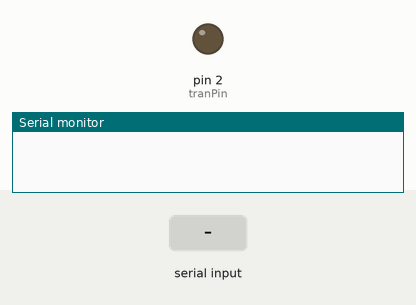
Simulated run of this sketch. Board: Arduino Uno, built with avr-gcc and run on an emulated ATmega328P. Shown: output pins drawn as LEDs (lit = HIGH), the last lines printed to the serial monitor. Dashed ring = blinking. The test bench sets the inputs (shaded band).

Above: at 1.2 s.
1.3 s: "1\n" received over Serial
At 2.35 s:
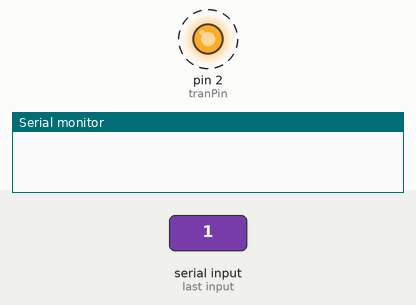
4.3 s: "2\n" received over Serial
At 6.9 s:
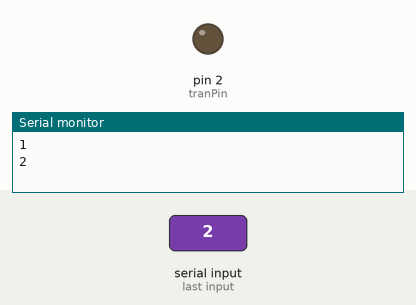
Timing chart, 0 to 8.4 s (numbered marks = the images above; inputs shaded):
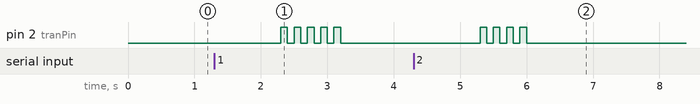

Measured:
- after the input at 1.3 s, pin 2 (tranPin): alternates HIGH for 0.10 s and LOW for 0.10 s, 10 changes in all, then stays LOW, starting after 1.0 s
- after the input at 4.3 s, pin 2 (tranPin): alternates HIGH for 0.10 s and LOW for 0.10 s, 8 changes in all, then stays LOW, starting after 1.0 s

The sketch:

digital_potentiometer.ino
```cpp
#include <C:\Users\alexc\Documents\Programming\Python\Halo_Gauntlet\digital_potentiometer\X9C.h>

const int tranPin = 2;

void pulse(int pin, int repititions) {
  for(int i = 0; i < repititions; i++){
    digitalWrite(pin, HIGH);
    delay(100);
    digitalWrite(pin, LOW);
    delay(100);
  }
}

void setup() {
  // put your setup code here, to run once:
  Serial.begin(57600);

  pinMode(tranPin, OUTPUT);
}

void loop() {
  // put your main code here, to run repeatedly:

  // see if there's incoming serial data:
  if (Serial.available() > 0)
  {
    // read the string in the serial buffer:
    String incomingString = Serial.readString();
    int incomingInt = incomingString.toInt();

    if (incomingInt == 1){
      pulse(tranPin, 5);
      Serial.println(incomingInt);
    }
    else if (incomingInt == 2){
      pulse(tranPin, 4);
      Serial.println(incomingInt);
    }
    else if (incomingInt == 3){
      pulse(tranPin, 3);
      Serial.println(incomingInt);
    }
    else if (incomingInt == 4){
      pulse(tranPin, 2);
      Serial.println(incomingInt);
    }
    else if (incomingInt == 5){
      pulse(tranPin, 1);
      Serial.println(incomingInt);
    }
    else
    {
      //digitalWrite(tranPin, LOW);
      Serial.write("INVALID INPUT.");
    }
  }
}
```

X9C.cpp
```cpp
// (licence header left out)
#include <C:\Users\alexc\Documents\Programming\Python\Halo_Gauntlet\digital_potentiometer\X9C.h>

void X9C::_deselectAndSave(){
  digitalWrite(_cs,HIGH);             // unselect chip and write current value to NVRAM
}

void X9C::_deselectNoSave(){
  digitalWrite(_inc,LOW);
  digitalWrite(_cs,HIGH);             // unselect chip
  digitalWrite(_inc,HIGH);            // always leave inc high - makes coding cleaner / easier
}

void X9C::_stepPot(uint8_t amt,uint8_t dir){
  uint8_t cnt=(amt > X9C_MAX) ? X9C_MAX:amt;
  digitalWrite(_ud,dir);              // set direction
  digitalWrite(_cs,LOW);              // select chip
  while(cnt--){
    digitalWrite(_inc,LOW);           // falling pulse triggers wiper change (xN = cnt)
    delayMicroseconds(1);
    digitalWrite(_inc,HIGH);
    delayMicroseconds(1);
  }
  delayMicroseconds(100);             // let new value settle; (datasheet P7 tIW)
}

void X9C::begin(uint8_t cs,uint8_t inc,uint8_t ud){
		_cs=cs;
    _inc=inc;
    _ud=ud;

    pinMode(_cs,OUTPUT);
    pinMode(_inc,OUTPUT);
    pinMode(_ud,OUTPUT);
}

void X9C::setPot(uint8_t pos,bool save){
  _stepPot(X9C_MAX+1,X9C_DOWN);       // crank it back to (beyond!) "zero" (usu. abt 300R for a 100k [104] pot)
  _stepPot(pos,X9C_UP);       	      // put it at abs value of where we want it...
  save ? _deselectAndSave():_deselectNoSave();
}

void X9C::setPotMax(bool save){
  _stepPot(X9C_MAX+1,X9C_UP);         // crank it up to (beyond!) max
  save ? _deselectAndSave():_deselectNoSave();
}

void X9C::setPotMin(bool save){
  _stepPot(X9C_MAX+1,X9C_DOWN);       // crank it back to (beyond!) "zero" (usu. abt 300R for a 100k [104] pot)
  save ? _deselectAndSave():_deselectNoSave();
}

void X9C::trimPot(uint8_t amt,uint8_t dir,bool save){
  _stepPot(amt,dir);
  save ? _deselectAndSave():_deselectNoSave();
}
```

X9C.h
```cpp
// (licence header left out)
#ifndef X9C_H
#define X9C_H
//
// direction "sense" is set between Vh/Rh (pin 3) and Vw/Rw (pin 5) i.e. with x9c104,
//		setPotMin will give abt 220R - 330R between these pins
//      setPotMax should give abt 100k
//
#include <Arduino.h>

#define X9C_UP LOW
#define X9C_DOWN HIGH
#define X9C_MAX 99
//
// stepPot explicilty does NOT save to NVRAM - allows reboot to old NVRAM value, with minor runtime tweaks
//
class X9C {
	public:
		X9C(){};
		~X9C(){};
		void begin(uint8_t cs,uint8_t inc,uint8_t ud);
		void setPot(uint8_t pos,bool save=true);
		void setPotMax(bool save=true);
	  	void setPotMin(bool save=true);
		void trimPot(uint8_t amt,uint8_t dir,bool save=true);
	private:
		uint8_t _cs, _inc, _ud;

		void _deselectAndSave();
		void _deselectNoSave();
		void _stepPot(uint8_t amt,uint8_t dir);
	};

#endif // X9C_H
```
